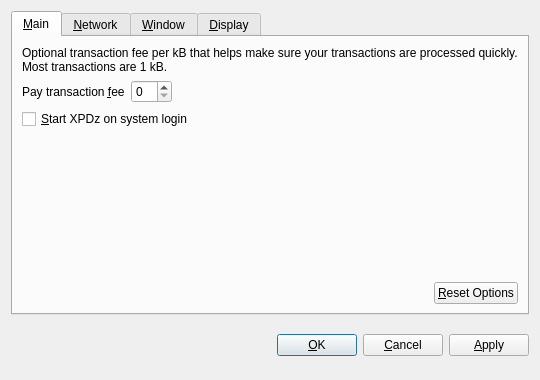
<?xml version="1.0" encoding="UTF-8"?>
<ui version="4.0">
 <class>OptionsDialog</class>
 <widget class="QDialog" name="OptionsDialog">
  <property name="geometry">
   <rect>
    <x>0</x>
    <y>0</y>
    <width>540</width>
    <height>380</height>
   </rect>
  </property>
  <property name="windowTitle">
   <string>Options</string>
  </property>
  <property name="modal">
   <bool>true</bool>
  </property>
  <layout class="QVBoxLayout" name="verticalLayout">
   <item>
    <widget class="QTabWidget" name="tabWidget">
     <property name="tabPosition">
      <enum>QTabWidget::North</enum>
     </property>
     <property name="currentIndex">
      <number>0</number>
     </property>
     <widget class="QWidget" name="tabMain">
      <attribute name="title">
       <string>&amp;Main</string>
      </attribute>
      <layout class="QVBoxLayout" name="verticalLayout_Main">
       <item>
        <widget class="QLabel" name="transactionFeeInfoLabel">
         <property name="text">
          <string>Optional transaction fee per kB that helps make sure your transactions are processed quickly. Most transactions are 1 kB.</string>
         </property>
         <property name="textFormat">
          <enum>Qt::PlainText</enum>
         </property>
         <property name="wordWrap">
          <bool>true</bool>
         </property>
        </widget>
       </item>
       <item>
        <layout class="QHBoxLayout" name="horizontalLayout_1_Main">
         <item>
          <widget class="QLabel" name="transactionFeeLabel">
           <property name="text">
            <string>Pay transaction &amp;fee</string>
           </property>
           <property name="textFormat">
            <enum>Qt::PlainText</enum>
           </property>
           <property name="buddy">
            <cstring>transactionFee</cstring>
           </property>
          </widget>
         </item>
         <item>
          <widget class="BitcoinAmountField" name="transactionFee"/>
         </item>
         <item>
          <spacer name="horizontalSpacer_1_Main">
           <property name="orientation">
            <enum>Qt::Horizontal</enum>
           </property>
           <property name="sizeHint" stdset="0">
            <size>
             <width>40</width>
             <height>20</height>
            </size>
           </property>
          </spacer>
         </item>
        </layout>
       </item>
       <item>
        <widget class="QCheckBox" name="bitcoinAtStartup">
         <property name="toolTip">
          <string>Automatically start XPDz after logging in to the system.</string>
         </property>
         <property name="text">
          <string>&amp;Start XPDz on system login</string>
         </property>
        </widget>
       </item>
       <item>
        <spacer name="verticalSpacer_Main">
         <property name="orientation">
          <enum>Qt::Vertical</enum>
         </property>
         <property name="sizeHint" stdset="0">
          <size>
           <width>20</width>
           <height>40</height>
          </size>
         </property>
        </spacer>
       </item>
       <item>
        <layout class="QHBoxLayout" name="horizontalLayout_2_Main">
         <item>
          <spacer name="horizontalSpacer_2_Main">
           <property name="orientation">
            <enum>Qt::Horizontal</enum>
           </property>
           <property name="sizeHint" stdset="0">
            <size>
             <width>40</width>
             <height>20</height>
            </size>
           </property>
          </spacer>
         </item>
         <item>
          <widget class="QPushButton" name="resetButton">
           <property name="toolTip">
            <string>Reset all client options to default.</string>
           </property>
           <property name="text">
            <string>&amp;Reset Options</string>
           </property>
           <property name="autoDefault">
            <bool>false</bool>
           </property>
          </widget>
         </item>
        </layout>
       </item>
      </layout>
     </widget>
     <widget class="QWidget" name="tabNetwork">
      <attribute name="title">
       <string>&amp;Network</string>
      </attribute>
      <layout class="QVBoxLayout" name="verticalLayout_Network">
       <item>
        <widget class="QCheckBox" name="mapPortUpnp">
         <property name="toolTip">
          <string>Automatically open the XPDz client port on the router. This only works when your router supports UPnP and it is enabled.</string>
         </property>
         <property name="text">
          <string>Map port using &amp;UPnP</string>
         </property>
        </widget>
       </item>
       <item>
        <widget class="QCheckBox" name="connectSocks">
         <property name="toolTip">
          <string>Connect to the XPDz network through a SOCKS proxy (e.g. when connecting through Tor).</string>
         </property>
         <property name="text">
          <string>&amp;Connect through SOCKS proxy:</string>
         </property>
        </widget>
       </item>
       <item>
        <layout class="QHBoxLayout" name="horizontalLayout_Network">
         <item>
          <widget class="QLabel" name="proxyIpLabel">
           <property name="text">
            <string>Proxy &amp;IP:</string>
           </property>
           <property name="textFormat">
            <enum>Qt::PlainText</enum>
           </property>
           <property name="buddy">
            <cstring>proxyIp</cstring>
           </property>
          </widget>
         </item>
         <item>
          <widget class="QValidatedLineEdit" name="proxyIp">
           <property name="maximumSize">
            <size>
             <width>140</width>
             <height>16777215</height>
            </size>
           </property>
           <property name="toolTip">
            <string>IP address of the proxy (e.g. 127.0.0.1)</string>
           </property>
          </widget>
         </item>
         <item>
          <widget class="QLabel" name="proxyPortLabel">
           <property name="text">
            <string>&amp;Port:</string>
           </property>
           <property name="textFormat">
            <enum>Qt::PlainText</enum>
           </property>
           <property name="buddy">
            <cstring>proxyPort</cstring>
           </property>
          </widget>
         </item>
         <item>
          <widget class="QLineEdit" name="proxyPort">
           <property name="maximumSize">
            <size>
             <width>55</width>
             <height>16777215</height>
            </size>
           </property>
           <property name="toolTip">
            <string>Port of the proxy (e.g. 9050)</string>
           </property>
          </widget>
         </item>
         <item>
          <widget class="QLabel" name="socksVersionLabel">
           <property name="text">
            <string>SOCKS &amp;Version:</string>
           </property>
           <property name="textFormat">
            <enum>Qt::PlainText</enum>
           </property>
           <property name="buddy">
            <cstring>socksVersion</cstring>
           </property>
          </widget>
         </item>
         <item>
          <widget class="QValueComboBox" name="socksVersion">
           <property name="toolTip">
            <string>SOCKS version of the proxy (e.g. 5)</string>
           </property>
          </widget>
         </item>
         <item>
          <spacer name="horizontalSpacer_Network">
           <property name="orientation">
            <enum>Qt::Horizontal</enum>
           </property>
           <property name="sizeHint" stdset="0">
            <size>
             <width>40</width>
             <height>20</height>
            </size>
           </property>
          </spacer>
         </item>
        </layout>
       </item>
       <item>
        <spacer name="verticalSpacer_Network">
         <property name="orientation">
          <enum>Qt::Vertical</enum>
         </property>
         <property name="sizeHint" stdset="0">
          <size>
           <width>20</width>
           <height>40</height>
          </size>
         </property>
        </spacer>
       </item>
      </layout>
     </widget>
     <widget class="QWidget" name="tabWindow">
      <attribute name="title">
       <string>&amp;Window</string>
      </attribute>
      <layout class="QVBoxLayout" name="verticalLayout_Window">
       <item>
        <widget class="QCheckBox" name="minimizeToTray">
         <property name="toolTip">
          <string>Show only a tray icon after minimizing the window.</string>
         </property>
         <property name="text">
          <string>&amp;Minimize to the tray instead of the taskbar</string>
         </property>
        </widget>
       </item>
       <item>
        <widget class="QCheckBox" name="minimizeOnClose">
         <property name="toolTip">
          <string>Minimize instead of exit the application when the window is closed. When this option is enabled, the application will be closed only after selecting Quit in the menu.</string>
         </property>
         <property name="text">
          <string>M&amp;inimize on close</string>
         </property>
        </widget>
       </item>
       <item>
        <spacer name="verticalSpacer_Window">
         <property name="orientation">
          <enum>Qt::Vertical</enum>
         </property>
         <property name="sizeHint" stdset="0">
          <size>
           <width>20</width>
           <height>40</height>
          </size>
         </property>
        </spacer>
       </item>
      </layout>
     </widget>
     <widget class="QWidget" name="tabDisplay">
      <attribute name="title">
       <string>&amp;Display</string>
      </attribute>
      <layout class="QVBoxLayout" name="verticalLayout_Display">
       <item>
        <layout class="QHBoxLayout" name="horizontalLayout_1_Display">
         <item>
          <widget class="QLabel" name="langLabel">
           <property name="text">
            <string>User Interface &amp;language:</string>
           </property>
           <property name="textFormat">
            <enum>Qt::PlainText</enum>
           </property>
           <property name="buddy">
            <cstring>lang</cstring>
           </property>
          </widget>
         </item>
         <item>
          <widget class="QValueComboBox" name="lang">
           <property name="toolTip">
            <string>The user interface language can be set here. This setting will take effect after restarting XPDz.</string>
           </property>
          </widget>
         </item>
        </layout>
       </item>
       <item>
        <layout class="QHBoxLayout" name="horizontalLayout_2_Display">
         <item>
          <widget class="QLabel" name="unitLabel">
           <property name="text">
            <string>&amp;Unit to show amounts in:</string>
           </property>
           <property name="textFormat">
            <enum>Qt::PlainText</enum>
           </property>
           <property name="buddy">
            <cstring>unit</cstring>
           </property>
          </widget>
         </item>
         <item>
          <widget class="QValueComboBox" name="unit">
           <property name="toolTip">
            <string>Choose the default subdivision unit to show in the interface and when sending coins.</string>
           </property>
          </widget>
         </item>
        </layout>
       </item>
       <item>
        <widget class="QCheckBox" name="displayAddresses">
         <property name="toolTip">
          <string>Whether to show XPDz addresses in the transaction list or not.</string>
         </property>
         <property name="text">
          <string>&amp;Display addresses in transaction list</string>
         </property>
        </widget>
       </item>
       <item>
        <spacer name="verticalSpacer_Display">
         <property name="orientation">
          <enum>Qt::Vertical</enum>
         </property>
         <property name="sizeHint" stdset="0">
          <size>
           <width>20</width>
           <height>40</height>
          </size>
         </property>
        </spacer>
       </item>
      </layout>
     </widget>
    </widget>
   </item>
   <item>
    <layout class="QHBoxLayout" name="horizontalLayout_Buttons">
     <item>
      <spacer name="horizontalSpacer_1">
       <property name="orientation">
        <enum>Qt::Horizontal</enum>
       </property>
       <property name="sizeHint" stdset="0">
        <size>
         <width>40</width>
         <height>48</height>
        </size>
       </property>
      </spacer>
     </item>
     <item>
      <widget class="QLabel" name="statusLabel">
       <property name="font">
        <font>
         <weight>75</weight>
         <bold>true</bold>
        </font>
       </property>
       <property name="text">
        <string/>
       </property>
       <property name="textFormat">
        <enum>Qt::PlainText</enum>
       </property>
       <property name="wordWrap">
        <bool>true</bool>
       </property>
      </widget>
     </item>
     <item>
      <spacer name="horizontalSpacer_2">
       <property name="orientation">
        <enum>Qt::Horizontal</enum>
       </property>
       <property name="sizeHint" stdset="0">
        <size>
         <width>40</width>
         <height>48</height>
        </size>
       </property>
      </spacer>
     </item>
     <item>
      <widget class="QPushButton" name="okButton">
       <property name="text">
        <string>&amp;OK</string>
       </property>
      </widget>
     </item>
     <item>
      <widget class="QPushButton" name="cancelButton">
       <property name="text">
        <string>&amp;Cancel</string>
       </property>
       <property name="autoDefault">
        <bool>false</bool>
       </property>
      </widget>
     </item>
     <item>
      <widget class="QPushButton" name="applyButton">
       <property name="text">
        <string>&amp;Apply</string>
       </property>
       <property name="autoDefault">
        <bool>false</bool>
       </property>
      </widget>
     </item>
    </layout>
   </item>
  </layout>
 </widget>
 <customwidgets>
  <customwidget>
   <class>BitcoinAmountField</class>
   <extends>QSpinBox</extends>
   <header>bitcoinamountfield.h</header>
  </customwidget>
  <customwidget>
   <class>QValueComboBox</class>
   <extends>QComboBox</extends>
   <header>qvaluecombobox.h</header>
  </customwidget>
  <customwidget>
   <class>QValidatedLineEdit</class>
   <extends>QLineEdit</extends>
   <header>qvalidatedlineedit.h</header>
  </customwidget>
 </customwidgets>
 <resources/>
 <connections/>
</ui>
